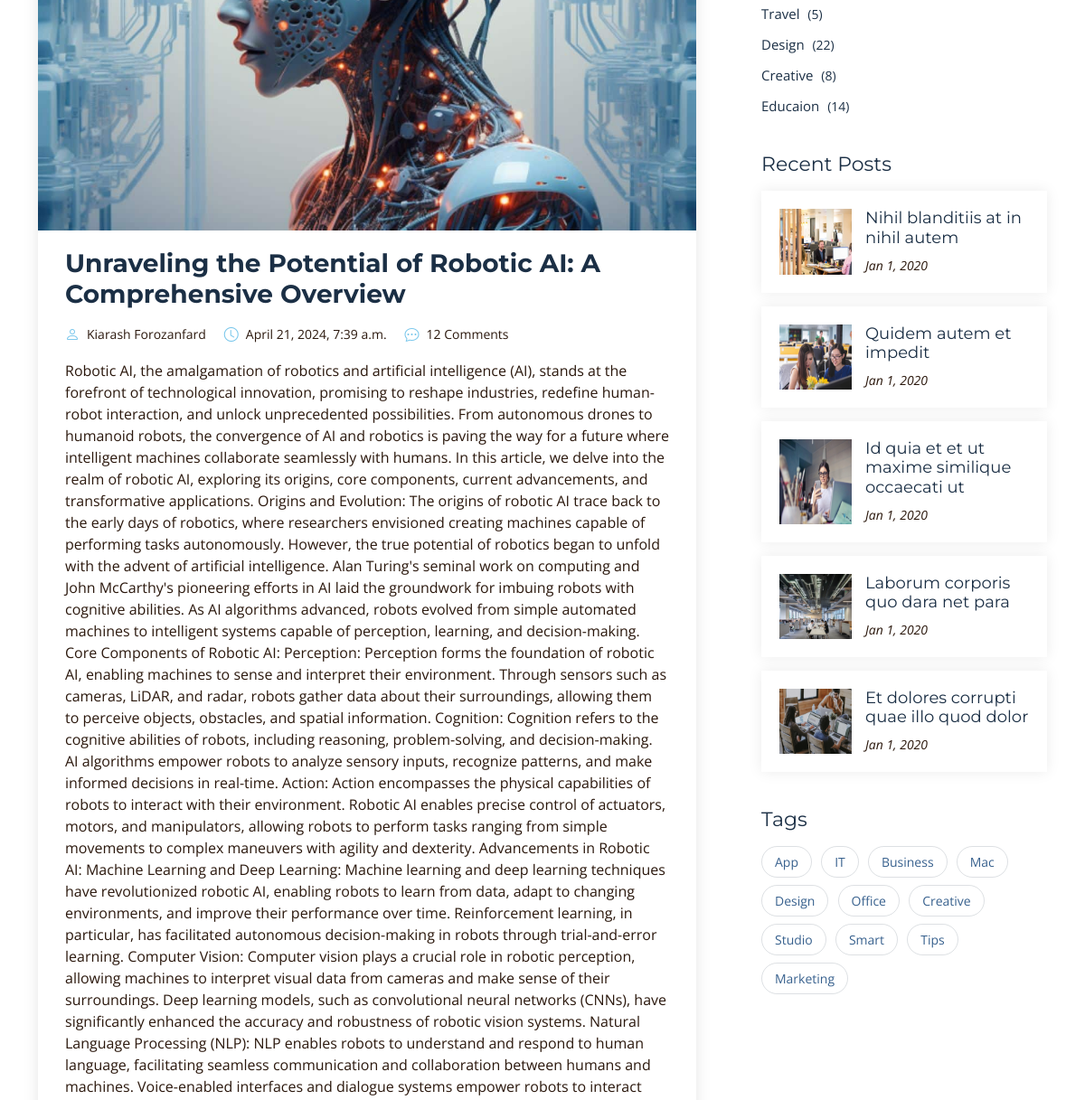
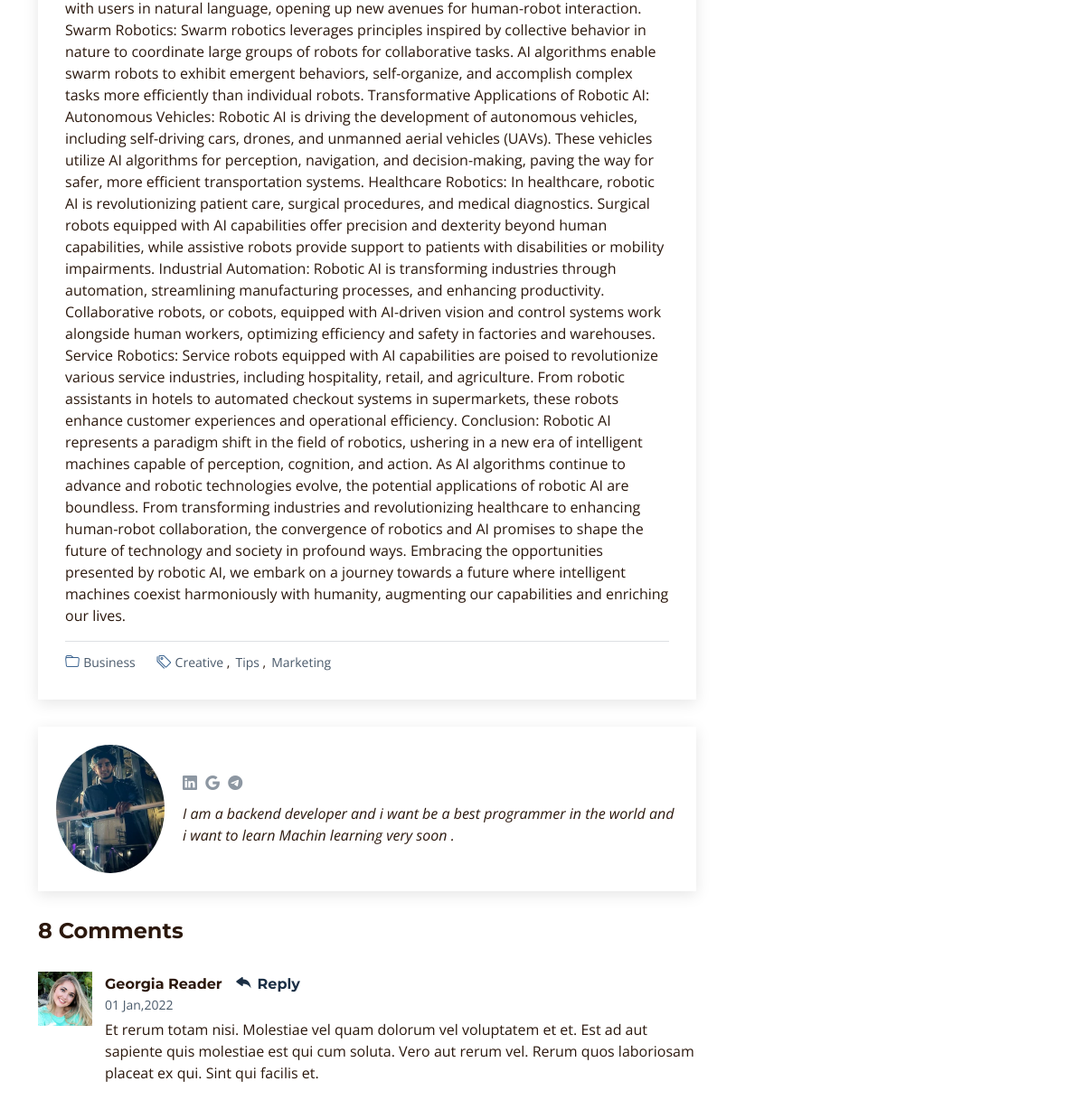
Before: /blog/detail/robotic-full-article (middle part) with the older database file (2 pictures, top to bottom).
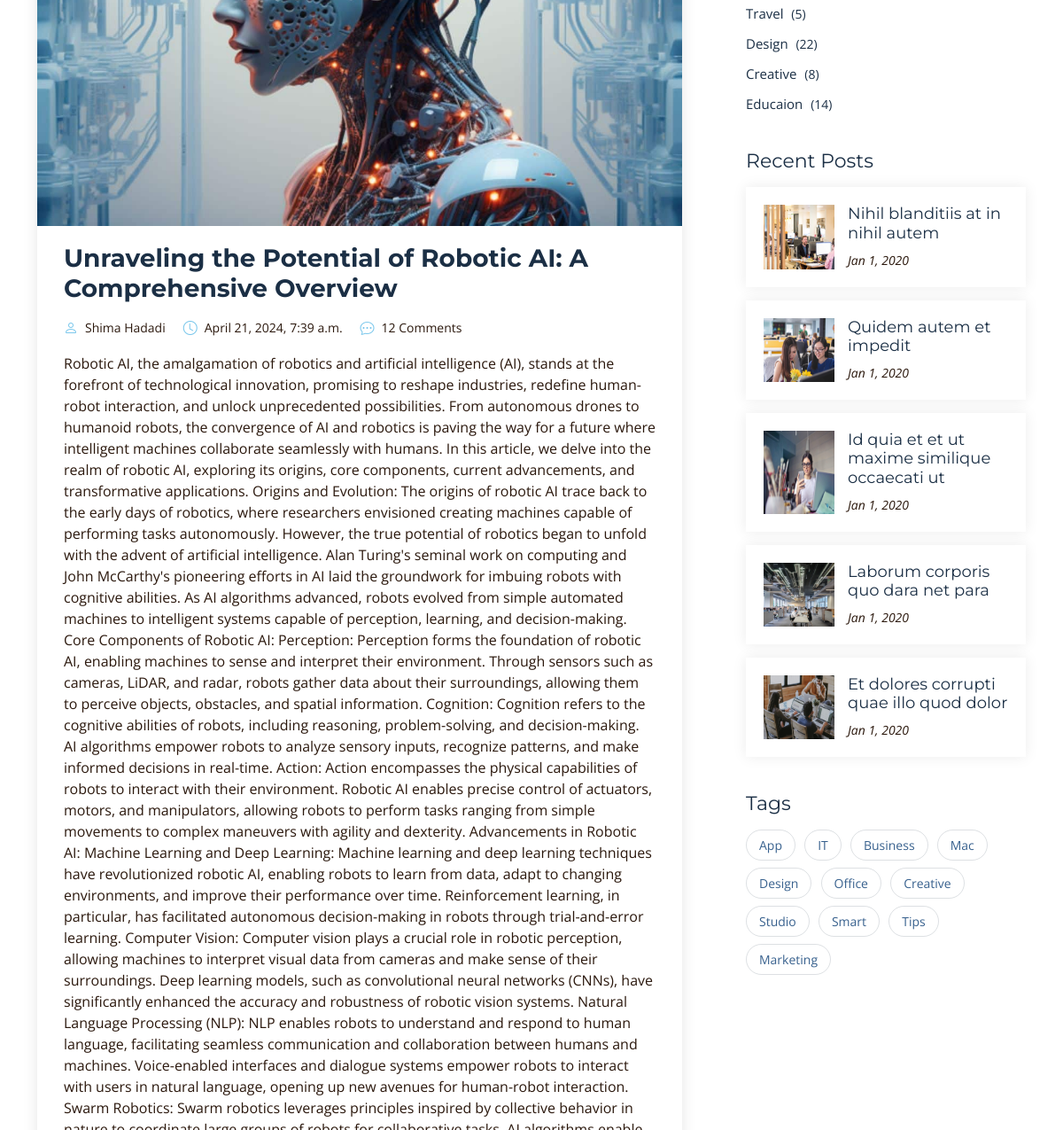
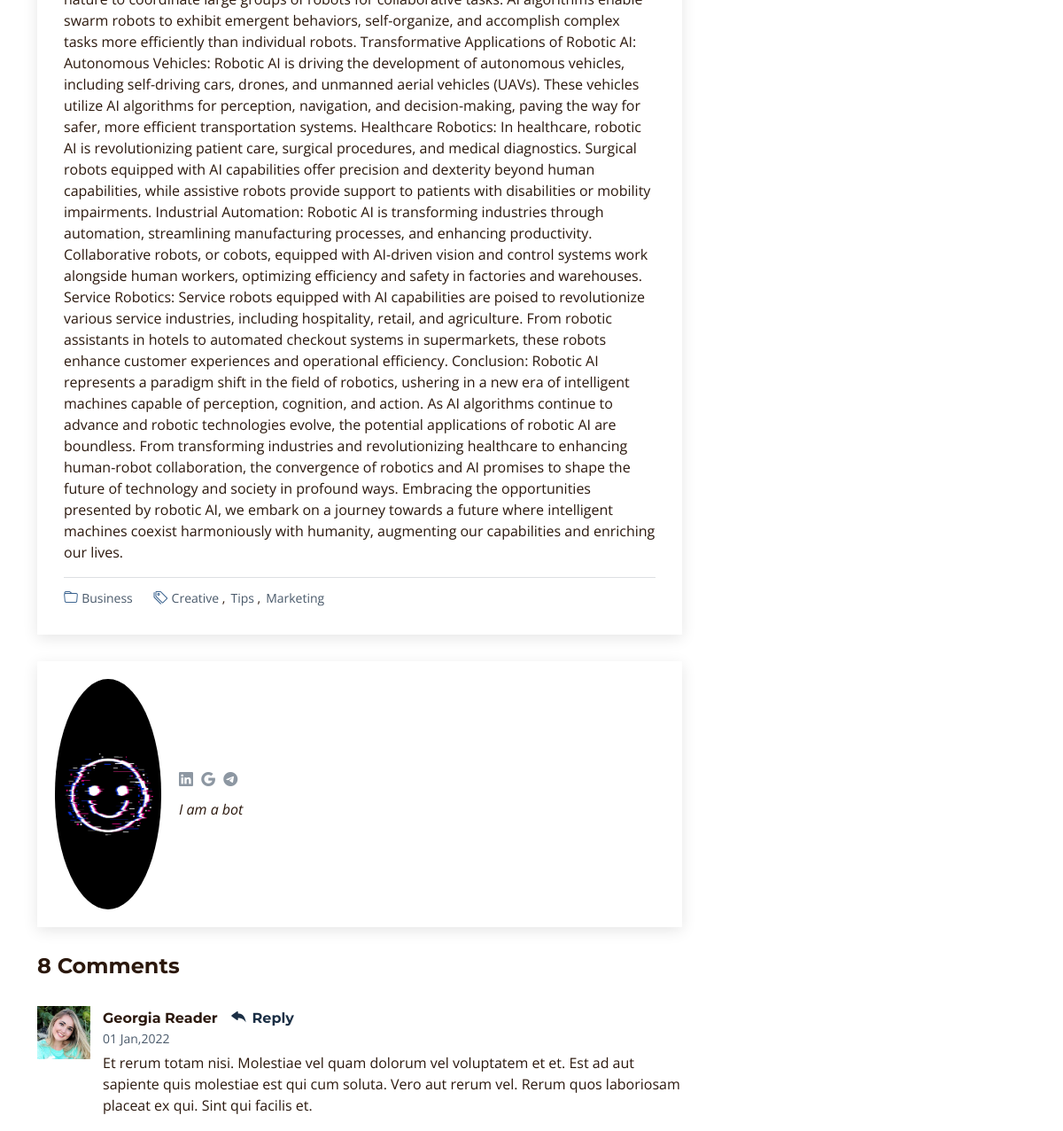
After: the same page with the newer database file (2 pictures, top to bottom).
### blog/models.py (models this page shows, shortened)
class Article(models.Model):
    author = models.ForeignKey(User, on_delete=models.CASCADE)
    title = models.CharField(max_length=100)
    description = models.TextField()
    image = models.ImageField(upload_to='images/blogs')
    image_list = models.ImageField(upload_to='images/blogs', blank=True, null=True)
    slug = models.SlugField(unique=True)
    created_at = models.DateTimeField(auto_now_add=True)
    updated_at = models.DateTimeField(auto_now=True)

### home/models.py (models this page shows, shortened)
class Profile(models.Model):
    user = models.OneToOneField(User, on_delete=models.CASCADE)
    image = models.ImageField(upload_to='profile_images/')
    about_me = models.TextField()
    skills = models.CharField(max_length=50, choices=SKILLS_CHOICES)
    linkedin = models.URLField(max_length=200, blank=True, null=True)
    telegram = models.CharField(max_length=50, blank=True, null=True)
    whatsapp = models.CharField(max_length=20, blank=True, null=True)
    gmail = models.EmailField(max_length=100, blank=True, null=True)
    created_at = models.DateTimeField(auto_now_add=True)
    birthday = BirthdayField()
    objects = BirthdayManager()

### blog/views.py (the view)
class BlogDetailClassView(DetailView):
    model = Article
    template_name = 'Article_detail.html'
    def get_context_data(self, **kwargs):
        context = super().get_context_data(**kwargs)
        article = self.get_object()  # Retrieve the current article
        context['profile'] = get_object_or_404(Profile,
                                               user=article.author)
        return context

### blog/templates/Article_detail.html (shortened to what the changed rows need)
{% extends 'base.html' %}
{% load static %}
{% block contact %}
    <main id="main">
        <section id="blog" class="blog">
            <div class="container" data-aos="fade-up">
                <div class="row g-5">
                    <div class="col-lg-8" data-aos="fade-up" data-aos-delay="200">
                        <article class="blog-details">
                            <div class="post-img">
                                <img src="{{ object.image.url }}" alt="" class="img-fluid">
                            </div>
                            <h2 class="title">{{ object.title }}</h2>
                            <div class="meta-top">
                                <ul>
                                    <li class="d-flex align-items-center"><i class="bi bi-person"></i> <a
                                            href="blog-details.html">{{ object.author.get_full_name }}</a></li>
                                    <li class="d-flex align-items-center"><i class="bi bi-clock"></i> <a
                                            href="blog-details.html">{{ object.created_at }}</a></li>
                                </ul>
                            </div>
                            <div class="content">
                                <p>{{ object.description }}</p>
                            </div>
                            <div class="meta-bottom">
                                <i class="bi bi-folder"></i>
                                <ul class="cats">
                                </ul>
                                <i class="bi bi-tags"></i>
                                <ul class="tags">
                                </ul>
                            </div>
                        </article>
                        <div class="post-author d-flex align-items-center">
                            <img src="{{ profile.image.url }}" class="rounded-circle flex-shrink-0" alt="">
                            <div>
                                <div class="social-links">
                                    <a href="{{ profile.linkedin }}"><i class=" bi bi-linkedin"></i></a>
                                    <a href="{{ profile.gmail }}"><i class=" bi bi-google"></i></a>
                                    <a href="{{ profile.telegram }}"><i class="biu bi-telegram"></i></a>
                                </div>
                                <p>
                                    {{ profile.about_me }}
                                </p>
                            </div>
                        </div>
                    </div>
                </div>
            </div>
        </section>
    </main>
{% endblock %}

Changed rows visible on the page:
no longer on this page (row unchanged): Profile: image (picture), about_me "I am a backend developer and i want be a best programmer in the world and i want to learn Machin learning very soon ."
changed Article "Unraveling the Potential of Robotic AI: A Comprehensive Overview": author.get_full_name "Kiarash Forozanfard" → "Shima Hadadi"
added Profile: image (picture), about_me "I am a bot"
